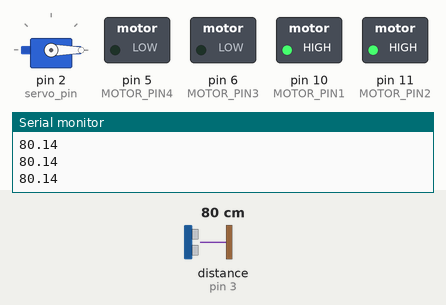
Recording of a sketch running on a simulated Arduino Uno, built with avr-gcc and run on an emulated ATmega328P. Shown: servo, switched loads named in the sketch (green lamp = pin HIGH), the last lines printed to the serial monitor. Wiring (inferred from the names in the program): ultrasonic range finder: trigger pin 4; echo pin 3. Inputs (shaded band) come from the test bench; at power-on: distance to the obstacle (sensor on pin 3) 80 cm. The echo pulse lasts 58.3 µs per cm; pins used as bus, display or sensor lines are not drawn.

Above: at 1.2 s.
1.3 s: distance to the obstacle (sensor on pin 3) set to 17 cm
2.8 s: distance to the obstacle (sensor on pin 3) set to 14 cm
At 5.0 s:
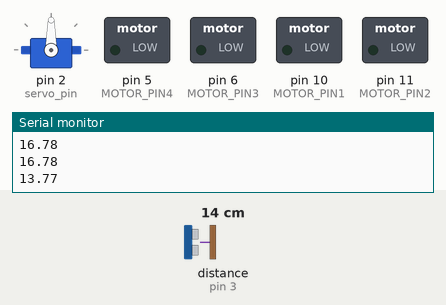
At 7.3 s:
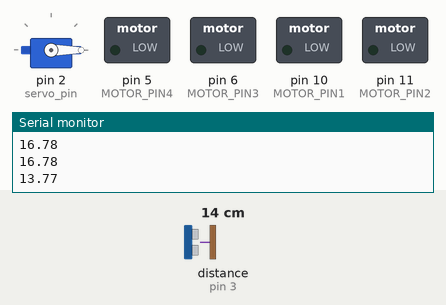
Timing chart, 0 to 10.3 s (numbered marks = the images above; inputs shaded):
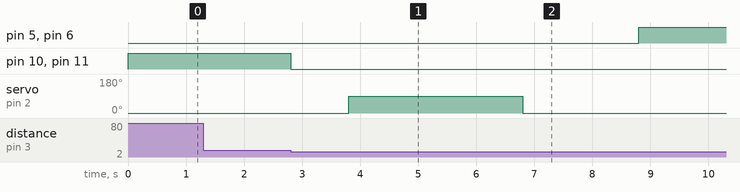

The sketch:

final_code.ino
```cpp
#include <Servo.h>
//declaring all the digital output pin numbers used for the arduino
int TRIG_PIN = 4;
int ECHO_PIN = 3;
int MOTOR_PIN1 = 10;
int MOTOR_PIN2 = 11;
int MOTOR_PIN3 = 6;
int MOTOR_PIN4 = 5;
int servo_pin=2;
//defining the speed of sound for the ultrasonic sensor
float SPEED_OF_SOUND = 0.0345;
//declaring the name of the servo
Servo myservo;

void setup() {
  pinMode (MOTOR_PIN1, OUTPUT) ; //set all 4 motor pins as output
  pinMode (MOTOR_PIN2, OUTPUT) ;
  pinMode (MOTOR_PIN3, OUTPUT) ;
  pinMode (MOTOR_PIN4, OUTPUT) ;
  pinMode (TRIG_PIN, OUTPUT) ; //set trigger pin of ultrasonic sensor as output
  digitalWrite(TRIG_PIN, LOW); //initally, trigger pin is set to low
  pinMode (ECHO_PIN, INPUT) ; //set echo pin of ultrasonic sensor as input for reading distance
  Serial.begin (9600); //establish communication between computer and arduino
  myservo.attach(servo_pin);
  myservo.write(0); //set inital servo position
}


void loop() {
  digitalWrite(TRIG_PIN, HIGH); //ultrasonic sensor sends out a pulse wave
  delayMicroseconds (10);
  digitalWrite (TRIG_PIN, LOW);
  int microsecs = pulseIn (ECHO_PIN, HIGH); //ultrasonic sensors time the duration for the pulse to reflect back
  float cms = microsecs * SPEED_OF_SOUND/2; //use the time to calculate the distance to the wall
  Serial.println(cms); // print the distance on serial monitor for debugging purposes
  if(cms < 15) { //if distance to the wall is less than 15cm
    digitalWrite (MOTOR_PIN1, LOW); //motor will stop spinning
    digitalWrite (MOTOR_PIN2, LOW);
    digitalWrite (MOTOR_PIN3, LOW);
    digitalWrite (MOTOR_PIN4, LOW);
    delay(1000); //delay for 1 second
    myservo.write(90); //servo to change from position 0 to position 90, catapult arm will swing up
    delay(3000); //catapult arm will stay up for 3 seconds
    myservo.write(0); //catapult returns back to inital position
    delay(2000); //delay for 2 seconds
    digitalWrite (MOTOR_PIN1,LOW);  //motor will spin in reverse direction
    digitalWrite (MOTOR_PIN2, LOW);
    digitalWrite (MOTOR_PIN3, HIGH);
    digitalWrite (MOTOR_PIN4, HIGH);
    delay(11000);
    } else { //if distance is more than and equal to 15 cm
    digitalWrite (MOTOR_PIN1, HIGH); //motor will spin in forard direction
    digitalWrite (MOTOR_PIN2, HIGH);
    digitalWrite (MOTOR_PIN3, LOW);
    digitalWrite (MOTOR_PIN4, LOW);
   }
   delay (10);
}
```

Measured:
- the behaviour switches between 16 and 15 cm on distance to the obstacle (sensor on pin 3) (found by bisection; images 0 and 1)
- after the input at 2.8 s, pin 5 (MOTOR_PIN4), pin 6 (MOTOR_PIN3): LOW → HIGH after 6.0 s; pin 10 (MOTOR_PIN1), pin 11 (MOTOR_PIN2): HIGH → LOW at once; servo on pin 2 (servo_pin): 0° → 90° after 1.0 s, → 0° 3.0 s later
